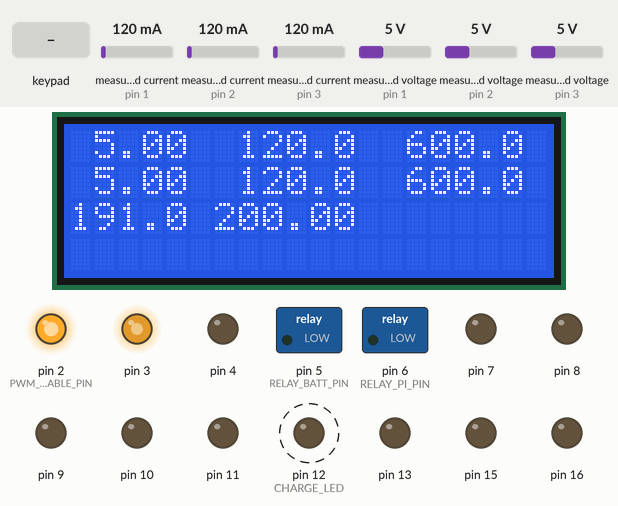
Simulated run of this sketch. Board: Arduino Uno, built with avr-gcc and run on an emulated ATmega328P. On the bench: 20×4 character LCD, switched loads named in the sketch (green lamp = pin HIGH), output pins drawn as LEDs (lit = HIGH). Dashed ring = blinking. The test bench sets the inputs (shaded band); at power-on: measured voltage (sensors on pin 2, pin 1, pin 3) 5 V, measured current (sensors on pin 1, pin 2, pin 3) 120 mA. What the sketch prints to the serial monitor is not drawn.

Above: at 1.2 s.
1.3 s: key 'S' pressed
At 2.5 s:
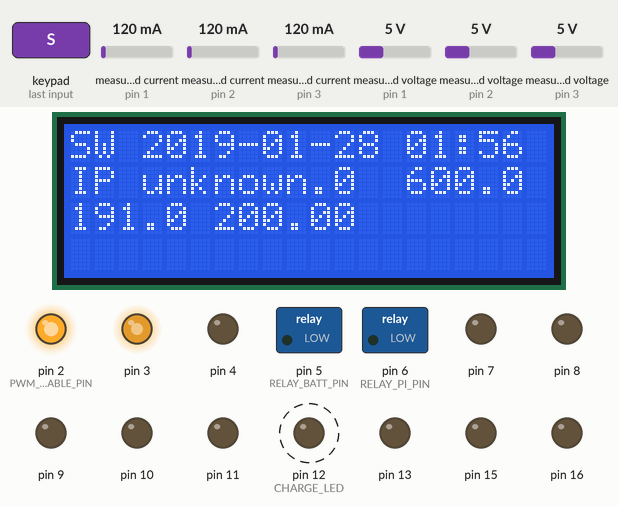
7.4 s: key 'D' pressed
At 8.9 s:
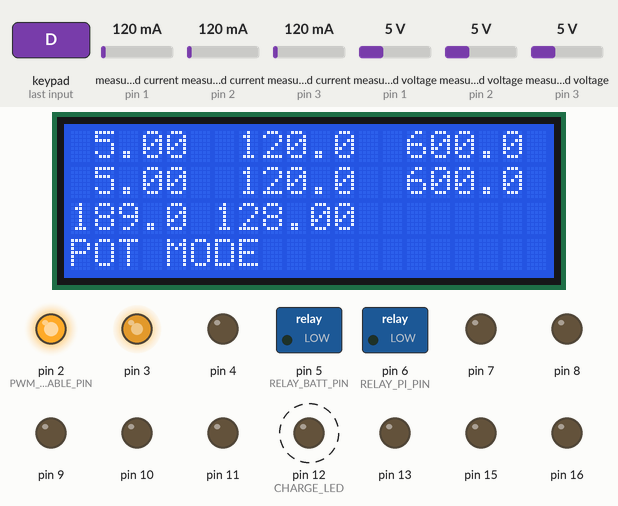
13.5 s: measured voltage (sensor on pin 2) set to 7 V
At 15.0 s:
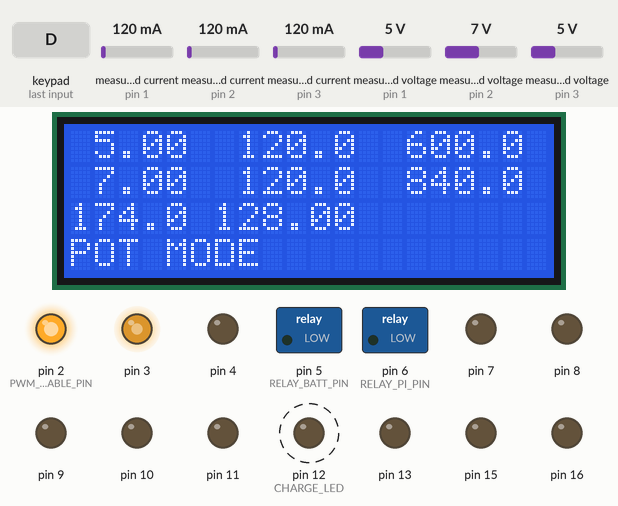
16.1 s: measured voltage (sensor on pin 2) set to 7.4 V
At 17.0 s:
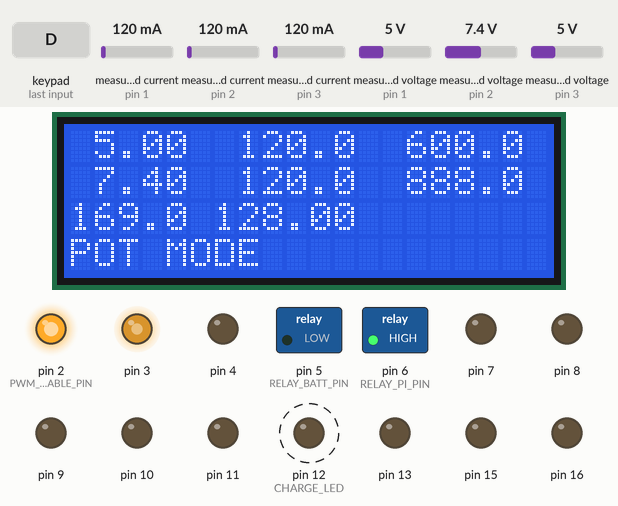
22.2 s: key 'U' pressed
At 23.5 s:
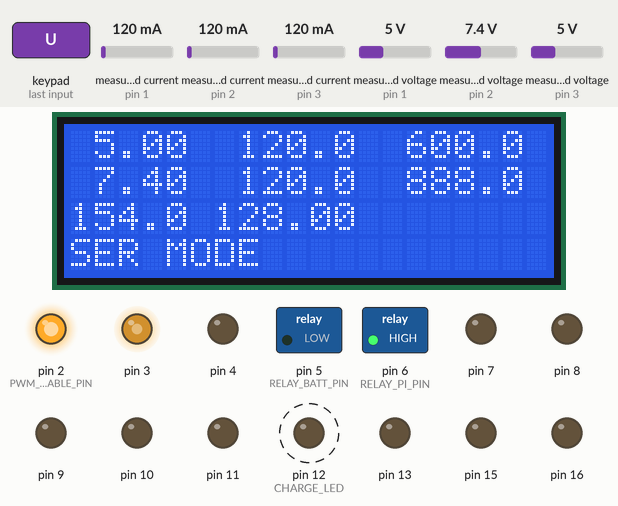
28.3 s: key 'R' pressed
At 30.1 s:
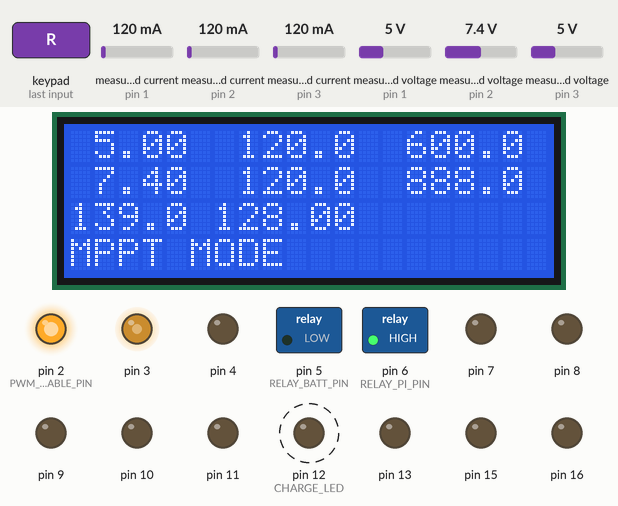
Timing chart, 0 to 41.1 s (numbered marks = the images above; inputs shaded):
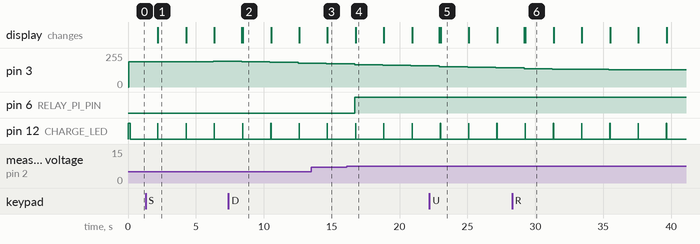

The sketch:

MPPT.ino
```cpp
#include <PWM.h>
#include <SDL_Arduino_INA3221.h>
#include <Wire.h>
#include <Adafruit_RGBLCDShield.h>
#include <utility/Adafruit_MCP23017.h>
//#include <Adafruit_SleepyDog.h>
#include <ArduinoJson.h>

Adafruit_RGBLCDShield lcd = Adafruit_RGBLCDShield();

// during development
#define DEVELOP

// Options
#define BLINK 0
#define SERIAL_COMM 1
#define LCD 1
#define SLEEPMODE 0
#define BUTTON_CONFIG     BUTTON_SELECT // DIP switch 1
#define BUTTON_PWM_MPPT   BUTTON_RIGHT  // DIP switch 2: 1=MPPT
#define BUTTON_PWM_POT    BUTTON_DOWN   // DIP switch 3: 1=POT
#define BUTTON_PWM_SERIAL BUTTON_UP     // DIP switch 4: 1=SERIAL
#define MAXPWM 210
#define MAXVOLTAGE 8.4
#if defined(DEVELOP)
#define PI_ON_VOLTAGE 7.2
#define PI_OFF_VOLTAGE 7.0
#else
#define PI_ON_VOLTAGE 7.8
#define PI_OFF_VOLTAGE 7.6
#endif
#define SHUTDOWNVOLTAGE 7.5
#define SWVERSION "SW 2019-01-28 01:56"

// Wiring:
#define PWM_OUT 3            // PWM signal pin
#define PWM_ENABLE_PIN 2    // pin used to control shutoff function of the IR2104 MOSFET driver
#define RELAY_BATT_PIN (5)
#define RELAY_PI_PIN (6)
#define CHARGE_LED (12)
#define ARDUINO_LED 13;      // pin for the built-in LED

// These #defines make it easy to set the backlight color
#define WHITE 0x7

int potentiometerPin = A0;    // select the input pin for the potentiometer
int sensorValue = 0;  // variable to store the value coming from the sensor
int incomingByte = 200;   // for incoming serial data

int32_t frequency = 80000; //frequency (in Hz)
#if defined(DEVELOP)
byte pulseWidth = 190;
byte requestedPulseWidth = 200;
#else
byte pulseWidth = 128;
byte requestedPulseWidth = 130;
#endif
byte targetPulseWidth;
float pwhist[3] = {1000., 1000., 1000.};
static char line[4][21] = {"                    ", "                    ", "                    ", "                    "};
uint8_t dipswitch;
static char bvstr[10];
static char cmAstr[10];
static char pwstr[10];
static char pwmstr[10];
static char tapwmstr[10];
static char IPAdress[16] = "unknown";
boolean LED_ON_OFF = true;
boolean MODE_PWM_MPPT, MODE_PWM_POT, MODE_PWM_SER;

SDL_Arduino_INA3221 ina3221;

// the three channels of the INA3221
#define CHANNEL_SOLAR 2 // solar panel on INA channel 3, array position 2
#define CHANNEL_BATTERY 1 // lipo battery on INA channel 2, array position 1

int count = 0;

void setup()
{

  // set all digital pins to output, even if unused, not float= save power
  for (int i = 0; i < 20; i++)
    pinMode(i, OUTPUT);
  // except for potentiometer reading
  pinMode(potentiometerPin, INPUT);

  //Serial.begin(112500);
  Serial.begin(9600);
  Serial.setTimeout(500);  // only need to be set once
  Serial.println("no  Volt     mA   mW     Volt     mA   mW   eff    PWM   target");

  // voltage and current sensor
  ina3221.begin();

  // MPPT LED
  digitalWrite(CHARGE_LED, HIGH);

  // enable MOSFET driver chip
  digitalWrite(PWM_ENABLE_PIN, HIGH);

  // PWM
  InitTimersSafe();
  bool success = SetPinFrequencySafe(PWM_OUT, frequency);

  // LCD
  lcd.begin(20, 4);
  lcd.setCursor(0, 0);            // set the LCD cursor   position
  lcd.print("MPPT");  // print a simple message on the LCD
  //lcd.setBacklight(WHITE);
  lcd.setBacklight(0);

}


void loop()
{
  float sv[3], bv[3], cmA[3], lv[3], pw[3];
  float powerConsumption;
  int ontime, offtime;
  StaticJsonBuffer<200> jsonBuffer;
  char json[50];
  String str;
  count++;

  //read message from Pi
  while (Serial.available() > 0) {
    str = Serial.readStringUntil('\n');
    Serial.println(str);
  }
  str.toCharArray(json, 50);
  JsonObject& root = jsonBuffer.parseObject(json);

  if (!root.success()) {
    //Serial.println("parseObject() failed");
  }
  else
  {
    if (root.containsKey("PWM")) {
      //Serial.println("PWM found");
      int pwmint = root["PWM"];
      Serial.println(pwmint);
      incomingByte = (byte)pwmint;
      requestedPulseWidth = incomingByte;
    }
    if (root.containsKey("IP")) {
      Serial.println("{\"msg\":\"IP found\"}");
      const char* IPaddress = root["IP"];
      //IPAddress = root["IP"];
      Serial.print("{\"msg\":\"");
      Serial.print(IPaddress);
      Serial.print("\"}");
      Serial.println();
      for (int i = 0; i < 15; i++) {
        IPAdress[i] = IPaddress[i];
      }
    }
  }

  // acquire voltages and currents
  for (int i = 0; i < 3; i++) {
    bv[i] = ina3221.getBusVoltage_V(i + 1);
    sv[i] = ina3221.getShuntVoltage_mV(i + 1);
    cmA[i] = ina3221.getCurrent_mA(i + 1);
    lv[i] = bv[i] + (sv[i] / 1000);
    pw[i] = bv[i] * cmA[i];
  }

  // Is battery voltage high enough to power Arduino?
  if (bv[CHANNEL_BATTERY] > SHUTDOWNVOLTAGE) {
    digitalWrite(RELAY_BATT_PIN, HIGH);
  } else {
    digitalWrite(RELAY_BATT_PIN, LOW);
  }

  // Is battery voltage high enough to power Pi?
  if (bv[CHANNEL_BATTERY] > PI_ON_VOLTAGE) {
    digitalWrite(RELAY_PI_PIN, HIGH);
    // Pi should be running. If not, powercycle

  }
  if (bv[CHANNEL_BATTERY] < PI_OFF_VOLTAGE) {
    digitalWrite(RELAY_PI_PIN, LOW);
  }

  // PWM setting: potentiometer, MPPT, or from serial port request?
  //Evaluate DIP switches
  dipswitch = lcd.readButtons();

  //Evaluate DIP switches
  MODE_PWM_MPPT = false;
  MODE_PWM_POT = false;
  MODE_PWM_SER = false;
  if (dipswitch & BUTTON_PWM_MPPT) // means MPPT yes
  {
    MODE_PWM_MPPT = true;
    //Serial.println("MPPT");
    lcd.setCursor(0, 3);
    lcd.print("MPPT MODE");
    //requestedPulseWidth = MAXPWM;
  }
  if (dipswitch & BUTTON_PWM_POT) // means POT yes
  {
    MODE_PWM_POT = true;
    //Serial.println("POT");
    lcd.setCursor(0, 3);
    lcd.print("POT MODE ");
    // read potentiometer value
    sensorValue = analogRead(potentiometerPin);
    //Serial.println(sensorValue);
    requestedPulseWidth = sensorValue / 4;
  }
  if (dipswitch & BUTTON_PWM_SERIAL) // means SERIAL yes
  {
    MODE_PWM_SER = true;
    //Serial.println("Serial");
    lcd.setCursor(0, 3);
    lcd.print("SER MODE ");
  }

#if defined(DEVELOP)
  MODE_PWM_SER = true;
#endif

  //targetPulseWidth=setPWM( pulseWidth,  requestedPulseWidth, bv[CHANNEL_BATTERY]);
  setPWM(bv[CHANNEL_BATTERY]);

  if (dipswitch & BUTTON_CONFIG)
  {
    Serial.println("{\"type\":\"IP\"}");
    lcd.setCursor(0, 0);
    lcd.print(SWVERSION);
    lcd.setCursor(0, 1);
    lcd.print("IP ");
    lcd.setCursor(3, 1);
    lcd.print(IPAdress);
  } else {
    printValuesLCD(  bv, cmA,  pw);
  }
  printValuesSerial(  bv, cmA,  pw);

  // yellow LED and loop period
  if (bv[CHANNEL_BATTERY] <= 7.5)
    ontime = 10;
  if (bv[CHANNEL_BATTERY] > 7.5 && bv[CHANNEL_BATTERY] <= 8.35)
    ontime = 2000 * (bv[CHANNEL_BATTERY] - 7.5);
  if (bv[CHANNEL_BATTERY] > 8.35)
    ontime = 1950;
  offtime = 2000 - ontime;
  digitalWrite(CHARGE_LED, HIGH);
  delay(ontime);
  digitalWrite(CHARGE_LED, LOW);
  delay(offtime);

} // end loop

//byte setPWM(byte pulseWidth,  byte requestedPulseWidth, float batteryvoltage)
void setPWM(float batteryvoltage)
{
  // accesses global variables pulseWidth, requestedPulseWidth, targetPulseWidth
  //Serial.println(requestedPulseWidth);
  if ( requestedPulseWidth > 244)
    requestedPulseWidth = 244;

  // calculate target PWM
  if (batteryvoltage < MAXVOLTAGE)
    targetPulseWidth = requestedPulseWidth;
  if (batteryvoltage >= MAXVOLTAGE)
    targetPulseWidth = 0;
  //Serial.print("computed targetPulseWidth: ");
  //Serial.println(targetPulseWidth);

  // Change PWM if required
  if (pulseWidth < targetPulseWidth ) {
    if (abs(pulseWidth - targetPulseWidth) > 10)
      pulseWidth += 10;
    else
      pulseWidth++;
    pwmWrite(PWM_OUT, pulseWidth);
  }
  if (pulseWidth > targetPulseWidth ) {
    if (abs(pulseWidth - targetPulseWidth) > 10)
      pulseWidth -= 5;
    else
      pulseWidth--;
    pwmWrite(PWM_OUT, pulseWidth);
  }
}


void powerCyclePi() {
  delay(1000);
  digitalWrite(RELAY_PI_PIN, LOW);
  delay(1000);
  digitalWrite(RELAY_PI_PIN, HIGH);
}

void makeLines( float bv[], float cmA[], float pw[])  {
  int i;
  i = CHANNEL_SOLAR;
  dtostrf(bv[i], 5, 2, bvstr);
  dtostrf(cmA[i], 7, 2, cmAstr);
  dtostrf(pw[i], 7, 2, pwstr);
  memcpy(line[0], bvstr, 5);
  line[0][5] = ' ';
  memcpy(&line[0][6], cmAstr, 6);
  line[0][12] = ' ';
  memcpy(&line[0][13], pwstr, 6);

  i = CHANNEL_BATTERY;
  dtostrf(bv[i], 5, 2, bvstr);
  dtostrf(cmA[i], 7, 2, cmAstr);
  dtostrf(pw[i], 7, 2, pwstr);
  memcpy(line[1], bvstr, 5);
  line[1][5] = ' ';
  memcpy(&line[1][6], cmAstr, 6);
  line[1][12] = ' ';
  memcpy(&line[1][13], pwstr, 6);

  dtostrf(pulseWidth, 5, 2, pwmstr);
  dtostrf(requestedPulseWidth, 5, 2, tapwmstr);
  memcpy(line[2], pwmstr, 5);
  line[2][5] = ' ';
  memcpy(&line[2][6], tapwmstr, 6);
}

void printValuesLCD(  float bv[], float cmA[], float pw[]) {
  makeLines( bv, cmA,  pw) ;
  lcd.setCursor(0, 0);
  lcd.print(line[0]);  // solar panel
  lcd.setCursor(0, 1);
  lcd.print(line[1]);  // MPPT output
  lcd.setCursor(0, 2);
  lcd.print(line[2]);  // buck converter output and battery input

}

void printValuesSerial(  float bv[], float cmA[], float pw[]) {
  float eff = pw[CHANNEL_BATTERY] / pw[CHANNEL_SOLAR];
  makeLines( bv, cmA,  pw) ;
  Serial.print("{\"type\":\"data\",\"line\":\"");
  Serial.print(count);
  Serial.print(" ");
  Serial.print(line[0]);
  Serial.print(" ");
  Serial.print(line[1]);
  Serial.print(" ");
  Serial.print(eff);
  Serial.print(" ");
  Serial.print(pulseWidth);
  Serial.print(" ");
  Serial.print(requestedPulseWidth);
  Serial.print("\"}");
  Serial.println();
}


void printHEX(char* cp, int num)
{
  int i;
  for (i = 0; i < num; i++)
    Serial.print(cp[i], HEX);

}


void charcpy(char* from, char* to, int num)
{
  int i;
  for (i = 0; i < num; i++)
    to[i] = from[i];
}

/* from 2016 version

  // check if pi is running
  pwhist[0] = pwhist[1];
  pwhist[1] = pwhist[2];
  pwhist[2] = pw[CHANNEL_SOLAR] + pw[CHANNEL_BATTERY];
  //Serial.print(pwhist[0]);
  //Serial.print(" ");
  //Serial.print(pwhist[1]);
  //Serial.print(" ");
  //Serial.print(pwhist[2]);
  //Serial.print(" ");

  // if 3 consecutive measurements below 900mW
  if (bv[CHANNEL_BATTERY] > PI_ON_VOLTAGE && pwhist[0] < 900.0 && pwhist[1] < 900.0 && pwhist[2] < 900.0 )
  {
  powerCyclePi();
  //lcd.setCursor(2, 17);
  //lcd.print("C+");
  line[2][16] = 'C';
  line[2][17] = '+';
  }
  else
  {
  //lcd.setCursor(2, 17);
  //lcd.print("C-");
  line[2][16] = 'C';
  line[2][17] = '-';
  }


  // Is sun shining?
  if (SLEEPMODE && bv[CHANNEL_SOLAR] < 9.5) {
  // No: go to sleep at night
  lcd.setCursor(0, 3);
  lcd.print("SLEEP ON ");

  int sleepMS = Watchdog.sleep();

  // first command after wakeup
  lcd.setCursor(0, 3);
  lcd.print("SLEEP OFF");


  }
  else {
  // Yes: charge battery
  //Serial.println("alive");

*/

//  lcd.setCursor(10, 3);
//  lcd.print("batt ok ");

//Serial.print(ontime);
//Serial.print(" ");
//Serial.println(offtime);
```

Measured:
- the behaviour switches between 7.2 and 7.3 V on measured voltage (sensor on pin 2) (found by bisection; images 3 and 4)
- after the input at 1.3 s, the display: changes after 0.90 s (image 1)
- after the input at 7.4 s, pin 3: 194/255 → 189/255 after 0.97 s, → 184/255 2.1 s later, → 179/255 2.1 s later; the display: first changes after 0.97 s (image 2 shows a later state)
- after the input at 13.5 s, the display: changes after 1.2 s (image 3)
- after the input at 16.1 s, pin 6 (RELAY_PI_PIN): LOW → HIGH after 0.58 s
- after the input at 22.2 s, the display: first changes after 0.73 s (image 5 shows a later state)
- after the input at 28.3 s, the display: first changes after 0.88 s (image 6 shows a later state)
- by itself, pin 12 (CHARGE_LED): alternates HIGH for 0.01 s and LOW for 2.1 s
